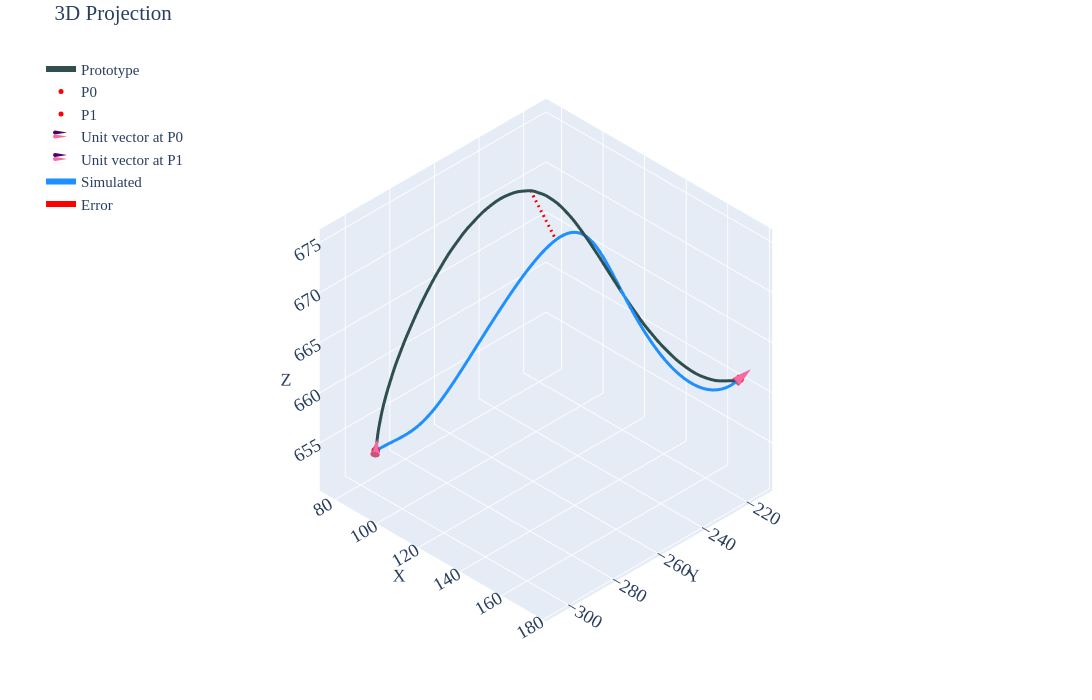

Notebook cell for this chart:
### Code cell
#| label: w4

wiper_looper(wipe=4)
